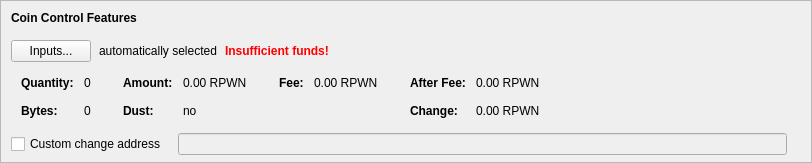
    <widget class="QFrame" name="frameCoinControl">
     <property name="sizePolicy">
      <sizepolicy hsizetype="Expanding" vsizetype="Expanding">
       <horstretch>0</horstretch>
       <verstretch>0</verstretch>
      </sizepolicy>
     </property>
     <property name="maximumSize">
      <size>
       <width>16777215</width>
       <height>16777215</height>
      </size>
     </property>
     <property name="frameShape">
      <enum>QFrame::StyledPanel</enum>
     </property>
     <property name="frameShadow">
      <enum>QFrame::Sunken</enum>
     </property>
     <layout class="QVBoxLayout" name="verticalLayoutCoinControl2">
      <property name="spacing">
       <number>0</number>
      </property>
      <property name="leftMargin">
       <number>0</number>
      </property>
      <property name="topMargin">
       <number>0</number>
      </property>
      <property name="rightMargin">
       <number>0</number>
      </property>
      <property name="bottomMargin">
       <number>6</number>
      </property>
      <item>
       <layout class="QVBoxLayout" name="verticalLayoutCoinControl" stretch="0,0,0,0,1">
        <property name="spacing">
         <number>0</number>
        </property>
        <property name="leftMargin">
         <number>10</number>
        </property>
        <property name="topMargin">
         <number>10</number>
        </property>
        <item>
         <layout class="QHBoxLayout" name="horizontalLayoutCoinControl1">
          <property name="bottomMargin">
           <number>15</number>
          </property>
          <item>
           <widget class="QLabel" name="labelCoinControlFeatures">
            <property name="sizePolicy">
             <sizepolicy hsizetype="Preferred" vsizetype="Maximum">
              <horstretch>0</horstretch>
              <verstretch>0</verstretch>
             </sizepolicy>
            </property>
            <property name="font">
             <font>
              <weight>75</weight>
              <bold>true</bold>
             </font>
            </property>
            <property name="styleSheet">
             <string notr="true">font-weight:bold;</string>
            </property>
            <property name="text">
             <string>Coin Control Features</string>
            </property>
           </widget>
          </item>
         </layout>
        </item>
        <item>
         <layout class="QHBoxLayout" name="horizontalLayoutCoinControl2" stretch="0,0,0,0">
          <property name="spacing">
           <number>8</number>
          </property>
          <property name="bottomMargin">
           <number>10</number>
          </property>
          <item>
           <widget class="QPushButton" name="pushButtonCoinControl">
            <property name="styleSheet">
             <string notr="true"/>
            </property>
            <property name="text">
             <string>Inputs...</string>
            </property>
            <property name="autoDefault">
             <bool>false</bool>
            </property>
           </widget>
          </item>
          <item>
           <widget class="QLabel" name="labelCoinControlAutomaticallySelected">
            <property name="text">
             <string>automatically selected</string>
            </property>
            <property name="margin">
             <number>5</number>
            </property>
           </widget>
          </item>
          <item>
           <widget class="QLabel" name="labelCoinControlInsuffFunds">
            <property name="font">
             <font>
              <weight>75</weight>
              <bold>true</bold>
             </font>
            </property>
            <property name="styleSheet">
             <string notr="true">color:red;font-weight:bold;</string>
            </property>
            <property name="text">
             <string>Insufficient funds!</string>
            </property>
            <property name="margin">
             <number>5</number>
            </property>
           </widget>
          </item>
          <item>
           <spacer name="horizontalSpacerCoinControl">
            <property name="orientation">
             <enum>Qt::Horizontal</enum>
            </property>
            <property name="sizeHint" stdset="0">
             <size>
              <width>40</width>
              <height>1</height>
             </size>
            </property>
           </spacer>
          </item>
         </layout>
        </item>
        <item>
         <widget class="QWidget" name="widgetCoinControl" native="true">
          <property name="sizePolicy">
           <sizepolicy hsizetype="Preferred" vsizetype="Preferred">
            <horstretch>0</horstretch>
            <verstretch>0</verstretch>
           </sizepolicy>
          </property>
          <property name="minimumSize">
           <size>
            <width>0</width>
            <height>0</height>
           </size>
          </property>
          <property name="styleSheet">
           <string notr="true"/>
          </property>
          <layout class="QHBoxLayout" name="horizontalLayoutCoinControl5">
           <property name="leftMargin">
            <number>0</number>
           </property>
           <property name="topMargin">
            <number>0</number>
           </property>
           <property name="rightMargin">
            <number>0</number>
           </property>
           <property name="bottomMargin">
            <number>0</number>
           </property>
           <item>
            <layout class="QHBoxLayout" name="horizontalLayoutCoinControl3" stretch="0,0,0,1">
             <property name="spacing">
              <number>20</number>
             </property>
             <property name="topMargin">
              <number>0</number>
             </property>
             <property name="bottomMargin">
              <number>10</number>
             </property>
             <item>
              <layout class="QFormLayout" name="formLayoutCoinControl1">
               <property name="horizontalSpacing">
                <number>10</number>
               </property>
               <property name="verticalSpacing">
                <number>14</number>
               </property>
               <property name="leftMargin">
                <number>10</number>
               </property>
               <property name="topMargin">
                <number>4</number>
               </property>
               <property name="rightMargin">
                <number>6</number>
               </property>
               <item row="0" column="0">
                <widget class="QLabel" name="labelCoinControlQuantityText">
                 <property name="font">
                  <font>
                   <weight>75</weight>
                   <bold>true</bold>
                  </font>
                 </property>
                 <property name="text">
                  <string>Quantity:</string>
                 </property>
                 <property name="margin">
                  <number>0</number>
                 </property>
                </widget>
               </item>
               <item row="0" column="1">
                <widget class="QLabel" name="labelCoinControlQuantity">
                 <property name="cursor">
                  <cursorShape>IBeamCursor</cursorShape>
                 </property>
                 <property name="contextMenuPolicy">
                  <enum>Qt::ActionsContextMenu</enum>
                 </property>
                 <property name="text">
                  <string notr="true">0</string>
                 </property>
                 <property name="margin">
                  <number>0</number>
                 </property>
                 <property name="textInteractionFlags">
                  <set>Qt::LinksAccessibleByMouse|Qt::TextSelectableByKeyboard|Qt::TextSelectableByMouse</set>
                 </property>
                </widget>
               </item>
               <item row="1" column="0">
                <widget class="QLabel" name="labelCoinControlBytesText">
                 <property name="font">
                  <font>
                   <weight>75</weight>
                   <bold>true</bold>
                  </font>
                 </property>
                 <property name="text">
                  <string>Bytes:</string>
                 </property>
                </widget>
               </item>
               <item row="1" column="1">
                <widget class="QLabel" name="labelCoinControlBytes">
                 <property name="cursor">
                  <cursorShape>IBeamCursor</cursorShape>
                 </property>
                 <property name="contextMenuPolicy">
                  <enum>Qt::ActionsContextMenu</enum>
                 </property>
                 <property name="text">
                  <string notr="true">0</string>
                 </property>
                 <property name="textInteractionFlags">
                  <set>Qt::LinksAccessibleByMouse|Qt::TextSelectableByKeyboard|Qt::TextSelectableByMouse</set>
                 </property>
                </widget>
               </item>
              </layout>
             </item>
             <item>
              <layout class="QFormLayout" name="formLayoutCoinControl2">
               <property name="horizontalSpacing">
                <number>10</number>
               </property>
               <property name="verticalSpacing">
                <number>14</number>
               </property>
               <property name="leftMargin">
                <number>6</number>
               </property>
               <property name="topMargin">
                <number>4</number>
               </property>
               <property name="rightMargin">
                <number>6</number>
               </property>
               <item row="0" column="0">
                <widget class="QLabel" name="labelCoinControlAmountText">
                 <property name="font">
                  <font>
                   <weight>75</weight>
                   <bold>true</bold>
                  </font>
                 </property>
                 <property name="text">
                  <string>Amount:</string>
                 </property>
                 <property name="margin">
                  <number>0</number>
                 </property>
                </widget>
               </item>
               <item row="0" column="1">
                <widget class="QLabel" name="labelCoinControlAmount">
                 <property name="cursor">
                  <cursorShape>IBeamCursor</cursorShape>
                 </property>
                 <property name="contextMenuPolicy">
                  <enum>Qt::ActionsContextMenu</enum>
                 </property>
                 <property name="text">
                  <string notr="true">0.00 RPWN</string>
                 </property>
                 <property name="textInteractionFlags">
                  <set>Qt::LinksAccessibleByMouse|Qt::TextSelectableByKeyboard|Qt::TextSelectableByMouse</set>
                 </property>
                </widget>
               </item>
               <item row="1" column="0">
                <widget class="QLabel" name="labelCoinControlLowOutputText">
                 <property name="font">
                  <font>
                   <weight>75</weight>
                   <bold>true</bold>
                  </font>
                 </property>
                 <property name="text">
                  <string>Dust:</string>
                 </property>
                </widget>
               </item>
               <item row="1" column="1">
                <widget class="QLabel" name="labelCoinControlLowOutput">
                 <property name="cursor">
                  <cursorShape>IBeamCursor</cursorShape>
                 </property>
                 <property name="contextMenuPolicy">
                  <enum>Qt::ActionsContextMenu</enum>
                 </property>
                 <property name="text">
                  <string notr="true">no</string>
                 </property>
                 <property name="textInteractionFlags">
                  <set>Qt::LinksAccessibleByMouse|Qt::TextSelectableByKeyboard|Qt::TextSelectableByMouse</set>
                 </property>
                </widget>
               </item>
              </layout>
             </item>
             <item>
              <layout class="QFormLayout" name="formLayoutCoinControl3">
               <property name="horizontalSpacing">
                <number>10</number>
               </property>
               <property name="verticalSpacing">
                <number>14</number>
               </property>
               <property name="leftMargin">
                <number>6</number>
               </property>
               <property name="topMargin">
                <number>4</number>
               </property>
               <property name="rightMargin">
                <number>6</number>
               </property>
               <item row="0" column="0">
                <widget class="QLabel" name="labelCoinControlFeeText">
                 <property name="font">
                  <font>
                   <weight>75</weight>
                   <bold>true</bold>
                  </font>
                 </property>
                 <property name="text">
                  <string>Fee:</string>
                 </property>
                 <property name="margin">
                  <number>0</number>
                 </property>
                </widget>
               </item>
               <item row="0" column="1">
                <widget class="QLabel" name="labelCoinControlFee">
                 <property name="cursor">
                  <cursorShape>IBeamCursor</cursorShape>
                 </property>
                 <property name="contextMenuPolicy">
                  <enum>Qt::ActionsContextMenu</enum>
                 </property>
                 <property name="text">
                  <string notr="true">0.00 RPWN</string>
                 </property>
                 <property name="textInteractionFlags">
                  <set>Qt::LinksAccessibleByMouse|Qt::TextSelectableByKeyboard|Qt::TextSelectableByMouse</set>
                 </property>
                </widget>
               </item>
             </layout>
             </item>
             <item>
              <layout class="QFormLayout" name="formLayoutCoinControl4">
               <property name="horizontalSpacing">
                <number>10</number>
               </property>
               <property name="verticalSpacing">
                <number>14</number>
               </property>
               <property name="leftMargin">
                <number>6</number>
               </property>
               <property name="topMargin">
                <number>4</number>
               </property>
               <property name="rightMargin">
                <number>6</number>
               </property>
               <item row="0" column="0">
                <widget class="QLabel" name="labelCoinControlAfterFeeText">
                 <property name="font">
                  <font>
                   <weight>75</weight>
                   <bold>true</bold>
                  </font>
                 </property>
                 <property name="text">
                  <string>After Fee:</string>
                 </property>
                 <property name="margin">
                  <number>0</number>
                 </property>
                </widget>
               </item>
               <item row="0" column="1">
                <widget class="QLabel" name="labelCoinControlAfterFee">
                 <property name="cursor">
                  <cursorShape>IBeamCursor</cursorShape>
                 </property>
                 <property name="contextMenuPolicy">
                  <enum>Qt::ActionsContextMenu</enum>
                 </property>
                 <property name="text">
                  <string notr="true">0.00 RPWN</string>
                 </property>
                 <property name="textInteractionFlags">
                  <set>Qt::LinksAccessibleByMouse|Qt::TextSelectableByKeyboard|Qt::TextSelectableByMouse</set>
                 </property>
                </widget>
               </item>
               <item row="1" column="0">
                <widget class="QLabel" name="labelCoinControlChangeText">
                 <property name="font">
                  <font>
                   <weight>75</weight>
                   <bold>true</bold>
                  </font>
                 </property>
                 <property name="text">
                  <string>Change:</string>
                 </property>
                </widget>
               </item>
               <item row="1" column="1">
                <widget class="QLabel" name="labelCoinControlChange">
                 <property name="cursor">
                  <cursorShape>IBeamCursor</cursorShape>
                 </property>
                 <property name="contextMenuPolicy">
                  <enum>Qt::ActionsContextMenu</enum>
                 </property>
                 <property name="text">
                  <string notr="true">0.00 RPWN</string>
                 </property>
                 <property name="textInteractionFlags">
                  <set>Qt::LinksAccessibleByMouse|Qt::TextSelectableByKeyboard|Qt::TextSelectableByMouse</set>
                 </property>
                </widget>
               </item>
              </layout>
             </item>
            </layout>
           </item>
          </layout>
         </widget>
        </item>
        <item>
         <layout class="QHBoxLayout" name="horizontalLayoutCoinControl4" stretch="0,0,0">
          <property name="spacing">
           <number>12</number>
          </property>
          <property name="sizeConstraint">
           <enum>QLayout::SetDefaultConstraint</enum>
          </property>
          <property name="topMargin">
           <number>5</number>
          </property>
          <property name="rightMargin">
           <number>5</number>
          </property>
          <item>
           <widget class="QCheckBox" name="checkBoxCoinControlChange">
            <property name="toolTip">
             <string>If this is activated, but the change address is empty or invalid, change will be sent to a newly generated address.</string>
            </property>
            <property name="text">
             <string>Custom change address</string>
            </property>
           </widget>
          </item>
          <item>
           <widget class="QValidatedLineEdit" name="lineEditCoinControlChange">
            <property name="enabled">
             <bool>false</bool>
            </property>
            <property name="sizePolicy">
             <sizepolicy hsizetype="Expanding" vsizetype="Fixed">
              <horstretch>0</horstretch>
              <verstretch>0</verstretch>
             </sizepolicy>
            </property>
           </widget>
          </item>
          <item>
           <widget class="QLabel" name="labelCoinControlChangeLabel">
            <property name="sizePolicy">
             <sizepolicy hsizetype="Preferred" vsizetype="Expanding">
              <horstretch>0</horstretch>
              <verstretch>0</verstretch>
             </sizepolicy>
            </property>
            <property name="minimumSize">
             <size>
              <width>0</width>
              <height>0</height>
             </size>
            </property>
            <property name="text">
             <string/>
            </property>
            <property name="margin">
             <number>3</number>
            </property>
           </widget>
          </item>
         </layout>
        </item>
        <item>
         <spacer name="verticalSpacerCoinControl">
          <property name="orientation">
           <enum>Qt::Vertical</enum>
          </property>
          <property name="sizeHint" stdset="0">
           <size>
            <width>800</width>
            <height>1</height>
           </size>
          </property>
         </spacer>
        </item>
       </layout>
      </item>
     </layout>
    </widget>
